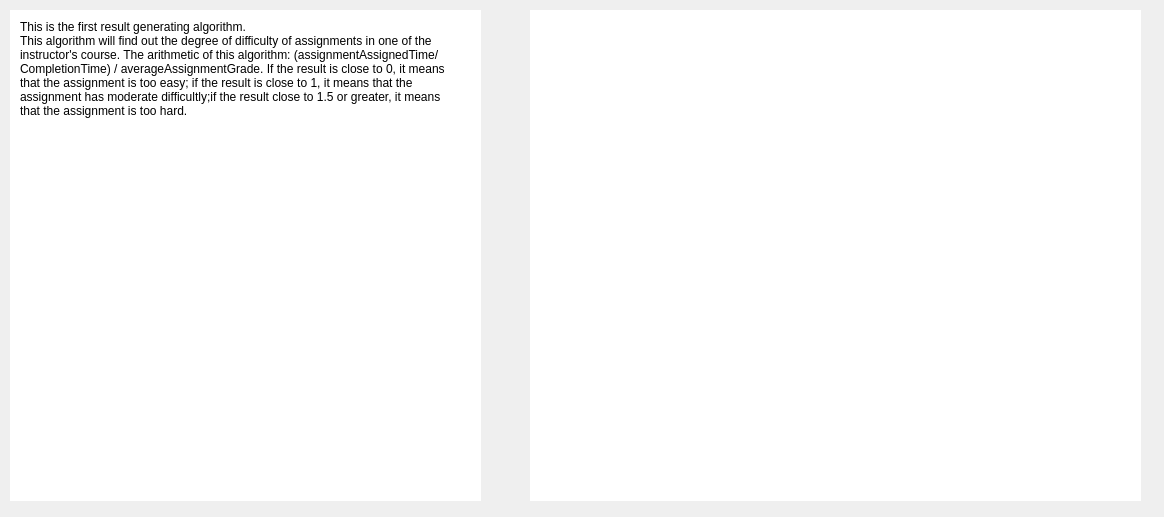
<?xml version="1.0" encoding="UTF-8"?>
<ui version="4.0">
 <class>detailedContentDialog</class>
 <widget class="QDialog" name="detailedContentDialog">
  <property name="geometry">
   <rect>
    <x>0</x>
    <y>0</y>
    <width>1164</width>
    <height>517</height>
   </rect>
  </property>
  <property name="windowTitle">
   <string>detailed result1</string>
  </property>
  <widget class="QWidget" name="paragraphWidget" native="true">
   <property name="geometry">
    <rect>
     <x>10</x>
     <y>10</y>
     <width>471</width>
     <height>491</height>
    </rect>
   </property>
   <property name="styleSheet">
    <string notr="true">background-color: rgb(255, 255, 255);</string>
   </property>
   <widget class="QLabel" name="description">
    <property name="geometry">
     <rect>
      <x>10</x>
      <y>10</y>
      <width>431</width>
      <height>191</height>
     </rect>
    </property>
    <property name="styleSheet">
     <string notr="true">font: 11pt &quot;Ubuntu&quot;;</string>
    </property>
    <property name="text">
     <string>This is the first result generating algorithm. 
This algorithm will find out the degree of difficulty of assignments in one of the instructor's course. The arithmetic of this algorithm: (assignmentAssignedTime/CompletionTime) / averageAssignmentGrade. If the result is close to 0, it means that the assignment is too easy; if the result is close to 1, it means that the assignment has moderate difficultly;if the result close to 1.5 or greater, it means that the assignment is too hard.</string>
    </property>
    <property name="alignment">
     <set>Qt::AlignLeading|Qt::AlignLeft|Qt::AlignTop</set>
    </property>
    <property name="wordWrap">
     <bool>true</bool>
    </property>
   </widget>
   <widget class="QLabel" name="Result">
    <property name="geometry">
     <rect>
      <x>10</x>
      <y>180</y>
      <width>441</width>
      <height>301</height>
     </rect>
    </property>
    <property name="styleSheet">
     <string notr="true">font: 12pt &quot;Ubuntu&quot;;</string>
    </property>
    <property name="text">
     <string/>
    </property>
    <property name="alignment">
     <set>Qt::AlignLeading|Qt::AlignLeft|Qt::AlignTop</set>
    </property>
    <property name="wordWrap">
     <bool>true</bool>
    </property>
   </widget>
  </widget>
  <widget class="QWidget" name="graphWidget" native="true">
   <property name="geometry">
    <rect>
     <x>530</x>
     <y>10</y>
     <width>611</width>
     <height>491</height>
    </rect>
   </property>
   <property name="styleSheet">
    <string notr="true">background-color: rgb(255, 255, 255);</string>
   </property>
   <widget class="QWidget" name="graph" native="true">
    <property name="geometry">
     <rect>
      <x>10</x>
      <y>10</y>
      <width>601</width>
      <height>481</height>
     </rect>
    </property>
   </widget>
  </widget>
 </widget>
 <resources/>
 <connections/>
</ui>
